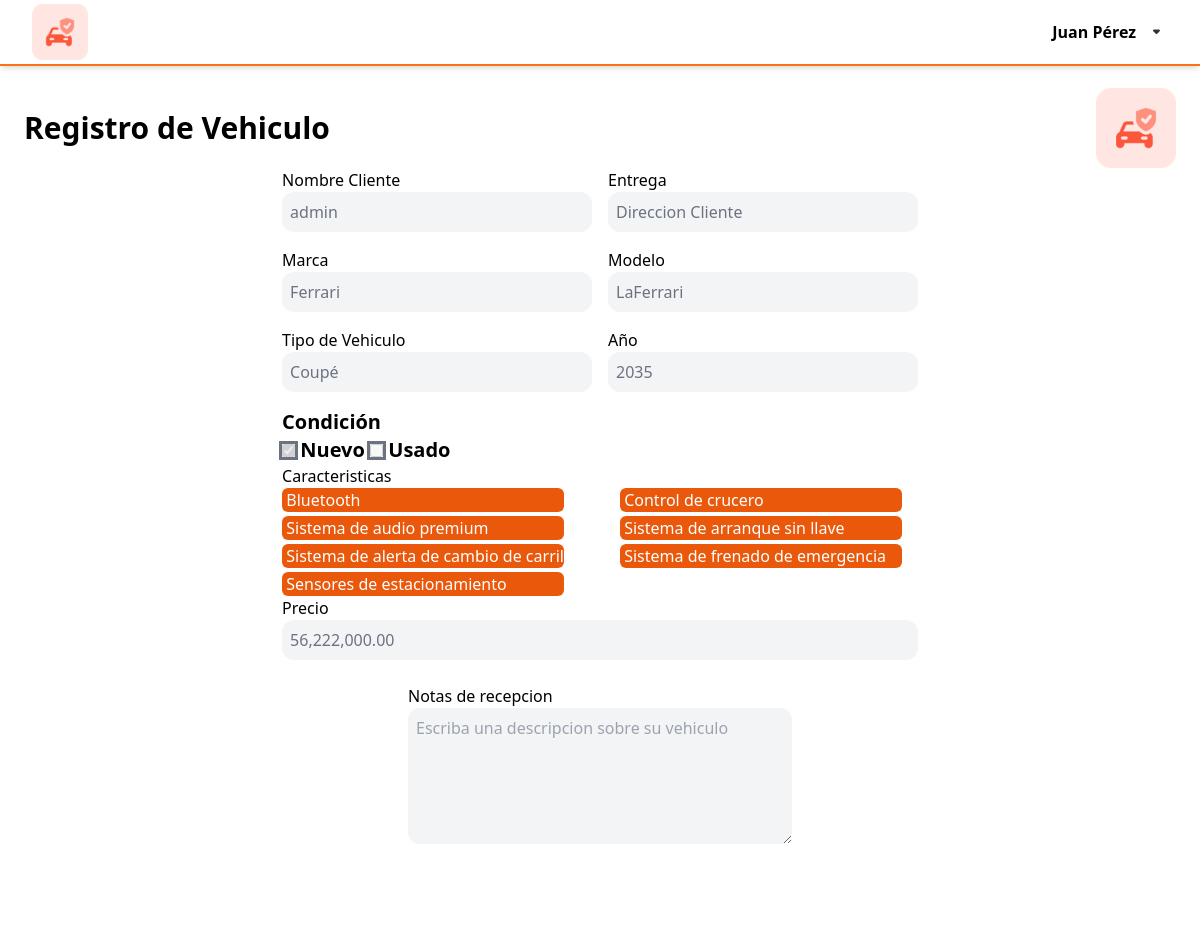
/pages/entrega.php?id=7 (signed in), run on the app's committed database.
### tables this page shows
CREATE TABLE IF NOT EXISTS `usuario` (
  `idUsuario` int NOT NULL AUTO_INCREMENT,
  `NombreUser` varchar(45) NOT NULL,
  `PasswUser` varchar(45) NOT NULL,
  `idPersona` int NOT NULL,
  `isInterno` tinyint(1) NOT NULL DEFAULT '1',
  PRIMARY KEY (`idUsuario`),
  KEY `persona_idx` (`idPersona`)
);

CREATE TABLE IF NOT EXISTS `agenda_compras` (
  `id_agenda` int NOT NULL AUTO_INCREMENT,
  `id_usuario` int NOT NULL,
  `id_vehiculo` int NOT NULL,
  `fecha` date NOT NULL,
  `hora` time NOT NULL,
  `status` tinyint(1) NOT NULL,
  `entrega_local` tinyint(1) NOT NULL,
  PRIMARY KEY (`id_agenda`),
  KEY `id_usuario` (`id_usuario`),
  KEY `id_vehiculo` (`id_vehiculo`)
);

CREATE TABLE IF NOT EXISTS `vehiculos_venta` (
  `idVehiculos_Venta` int NOT NULL AUTO_INCREMENT,
  `vehiculo_matricula` varchar(10) NOT NULL,
  `precio` float NOT NULL,
  `millage` float NOT NULL,
  `fecha_adquisicion` date NOT NULL,
  `year` varchar(45) NOT NULL,
  `vehiculo_modelo` int DEFAULT NULL,
  `vehiculo_Categoria` int NOT NULL,
  `nuevo` tinyint(1) NOT NULL DEFAULT '1',
  `image` varchar(100) NOT NULL,
  `puertas` varchar(20) NOT NULL,
  `motor` varchar(20) NOT NULL,
  `trasmision` varchar(20) NOT NULL,
  `traccion` varchar(20) NOT NULL,
  `pasajeros` varchar(20) NOT NULL,
  `color` varchar(20) NOT NULL,
  `disponible` tinyint(1) NOT NULL,
  PRIMARY KEY (`idVehiculos_Venta`),
  KEY `categoria_idx` (`vehiculo_Categoria`),
  KEY `vehiculo_modelo_UNIQUE` (`vehiculo_modelo`) USING BTREE
);

CREATE TABLE IF NOT EXISTS `vehiculos_marcas` (
  `idVehiculos_Marca` int NOT NULL AUTO_INCREMENT,
  `marca_nombre` varchar(45) NOT NULL,
  PRIMARY KEY (`idVehiculos_Marca`),
  UNIQUE KEY `marca_nombre_UNIQUE` (`marca_nombre`)
);

CREATE TABLE IF NOT EXISTS `vehiculos_modelos` (
  `idVehiculos_Modelos` int NOT NULL AUTO_INCREMENT,
  `Modelo_nombre` varchar(45) NOT NULL,
  `marca` int NOT NULL,
  PRIMARY KEY (`idVehiculos_Modelos`),
  UNIQUE KEY `idVehiculos_Modelos_UNIQUE` (`idVehiculos_Modelos`),
  UNIQUE KEY `Modelo_nombre_UNIQUE` (`Modelo_nombre`),
  KEY `marca` (`marca`)
);

CREATE TABLE IF NOT EXISTS `vehiculo_categoria` (
  `idVehiculo_Categoria` int NOT NULL AUTO_INCREMENT,
  `nombre_Categoria` varchar(45) NOT NULL,
  PRIMARY KEY (`idVehiculo_Categoria`)
);

CREATE TABLE IF NOT EXISTS `caracteristicasvsvehiculoventa` (
  `IdCaracteristica` int NOT NULL,
  `IdVehiculoVenta` int NOT NULL,
  KEY `vehiculo_idx` (`IdVehiculoVenta`),
  KEY `caracteristica_idx` (`IdCaracteristica`)
);

CREATE TABLE IF NOT EXISTS `vehiculo_caracteristicas` (
  `idVehiculo_Caracteristicas` int NOT NULL AUTO_INCREMENT,
  `Vehiculo_Caracteristica` varchar(45) NOT NULL,
  PRIMARY KEY (`idVehiculo_Caracteristicas`)
);

### pages/entrega.php (the view, shortened to what this page needs)
<?php session_start();
require("../php/connection.php");
$agenda = $mysqli->query("SELECT * FROM `agenda_compras` where id_agenda =" . $_GET["id"])->fetch_assoc();
extract($agenda);
$cliente = $mysqli->query("SELECT * FROM `usuario` where idUsuario=" . $id_usuario)->fetch_assoc();
$vehiculo = $mysqli->query("SELECT * from vehiculos_venta left JOIN vehiculos_modelos on idVehiculos_Modelos = vehiculo_modelo  join vehiculos_marcas on vehiculos_modelos.marca = vehiculos_marcas.idVehiculos_Marca join vehiculo_categoria on vehiculos_venta.vehiculo_Categoria = vehiculo_categoria.idVehiculo_Categoria  where vehiculos_venta.idVehiculos_Venta=" . $id_vehiculo)->fetch_assoc();
extract($cliente);
extract($vehiculo);
$caracteristicas = $mysqli->query("SELECT * FROM caracteristicasvsvehiculoventa join vehiculo_caracteristicas on vehiculo_caracteristicas.idVehiculo_Caracteristicas = caracteristicasvsvehiculoventa.IdCaracteristica where IdVehiculoVenta =" . $id_vehiculo);
?>
<!DOCTYPE html>
<html lang="en">
<head>
    <link href="../css/output.css" rel="stylesheet">
    <link href="../css/input.css" rel="stylesheet">
</head>
<body>
    <?php include "./nav.php" ?>
    <div class="w-screen p-6 mt-14 ">
        <div class=" flex justify-between items-center mt-2">
            <span class="text-3xl font-bold ">Registro de Vehiculo</span>
            <div class="w-20">
                <img src="../pictures/auto.png" alt="">
            </div>
        </div>
        <form action="../controller/comprar.php" method="post" class="flex flex-col gap-6 items-center ">
            <div class=" gap-12">
                <div class="grid grid-cols-2 gap-4">
                    <label>
                        <span>Nombre Cliente</span></br>
                        <input type="text" value="<?php echo $NombreUser ?>" disabled>
                    </label>
                    <label>
                        <span>Entrega</span></br>
                        <input type="text" value="<?php echo $entrega_local ? "Entrega Local" : "Direccion Cliente"; ?>" disabled>
                    </label>
                    <label>
                        <span>Marca</span></br>
                        <input type="text" value="<?php echo $marca_nombre ?>" disabled>
                    </label>
                    <label>
                        <span>Modelo</span></br>
                        <input type="text" value="<?php echo $Modelo_nombre ?>" disabled>
                    </label>
                    <label>
                        <span>Tipo de Vehiculo</span></br>
                        <input type="text" value="<?php echo $nombre_Categoria ?>" disabled>
                    </label>
                    <label>
                        <span>Año</span></br>
                        <input type="text" value="<?php echo $year ?>" disabled>
                    </label>
                    <div class=" text-xl font-bold  gap-4 ">
                        <span>Condición</span></br>
                        <label>
                            <input disabled class="outline " type="checkbox" <?php if ($nuevo) echo  "checked" ?>> Nuevo
                        </label>
                        <label>
                            <input disabled class="outline" type="checkbox" <?php if (!$nuevo) echo  "selected"  ?>> Usado
                        </label>
                    </div>
                </div>
                <div>
                    <span>Caracteristicas</span>
                    <div class="grid grid-cols-2 gap-1 gap-x-14 max-h-80  pr-4 ">
                        <?php
                        if ($caracteristicas) {
                            if ($caracteristicas->num_rows > 0) {
                                while ($datos = $caracteristicas->fetch_assoc()) {
                        ?>
                                    <label class="bg-orange-600 text-white rounded-md">
                                        &nbsp;<?php echo $datos['Vehiculo_Caracteristica'] ?>
                                    </label>
                        <?php
                                }
                            }
                        } else {
                            echo "<option >Error executing the query: " . $mysqli->error . "</option>";
                        }
                        ?>
                    </div>
                </div>
                <label class="">
                    <span>Precio</span>
                    <input value="<?php echo number_format($precio, 2, '.', ','); ?>" name="precio" placeholder="Precio ">
                </label>
            </div>
            <div class="w-full max-w-sm  ">
                <label class="  ">
                    <span>Notas de recepcion</span>
                    <textarea rows="5"  placeholder="Escriba una descripcion sobre su vehiculo "></textarea>
                </label>
                <?php
                if ($status == 0) {
                    echo '<button class="w-full text-center  py-4 mt-5 bg-orange-600 rounded-lg text-sm  font-semibold text-white" type="submit">Recibir Vehiculo</button>';
                    echo '<a href="../controller/cancelar_compra.php?id=' . $_GET["id"] . '&id_v=' . $id_vehiculo . '" class="w-full block text-center py-4 mt-5 bg-orange-600 rounded-lg text-sm font-semibold text-white" type="submit">Cancelar Compra</a>';
                } elseif ($status == 1) {
                    echo '<span disabled class="w-full block text-center  py-4 mt-5 bg-gren-600 rounded-lg text-sm  font-semibold text-white" >Vehiculo Recibido</span>';
                } else {
                    echo '<span disabled class="w-full block text-center  py-4 mt-5 bg-gray-600 rounded-lg text-sm  font-semibold text-white" >Compra Cancelada</span>';
                }
                ?>
            </div>
        </form>
    </div>
</body>
</html>

### css/input.css (style rules this page uses)
textarea,select,input { @apply bg-gray-100; @apply rounded-xl; @apply p-2; @apply text-gray-500; @apply custom-number-input; }
textarea,select,input:not([type="checkbox"],[type="radio"]) { @apply outline-none; @apply w-full; }

### data on the page
usuario: NombreUser "admin"
agenda_compras: entrega_local "Direccion Cliente"
vehiculos_venta: marca_nombre "Ferrari", vehiculo_modelo.Modelo_nombre "LaFerrari", vehiculo_Categoria.nombre_Categoria "Coupé", year "2035", nuevo "☑", precio "56,222,000.00"
caracteristicasvsvehiculoventa: IdCaracteristica.Vehiculo_Caracteristica "Bluetooth"
caracteristicasvsvehiculoventa: IdCaracteristica.Vehiculo_Caracteristica "Control de crucero"
caracteristicasvsvehiculoventa: IdCaracteristica.Vehiculo_Caracteristica "Sistema de audio premium"
caracteristicasvsvehiculoventa: IdCaracteristica.Vehiculo_Caracteristica "Sistema de arranque sin llave"
caracteristicasvsvehiculoventa: IdCaracteristica.Vehiculo_Caracteristica "Sistema de alerta de cambio de carril"
caracteristicasvsvehiculoventa: IdCaracteristica.Vehiculo_Caracteristica "Sistema de frenado de emergencia"
caracteristicasvsvehiculoventa: IdCaracteristica.Vehiculo_Caracteristica "Sensores de estacionamiento"

### other printed values
$nombre "Juan"
$apellido "Pérez"
